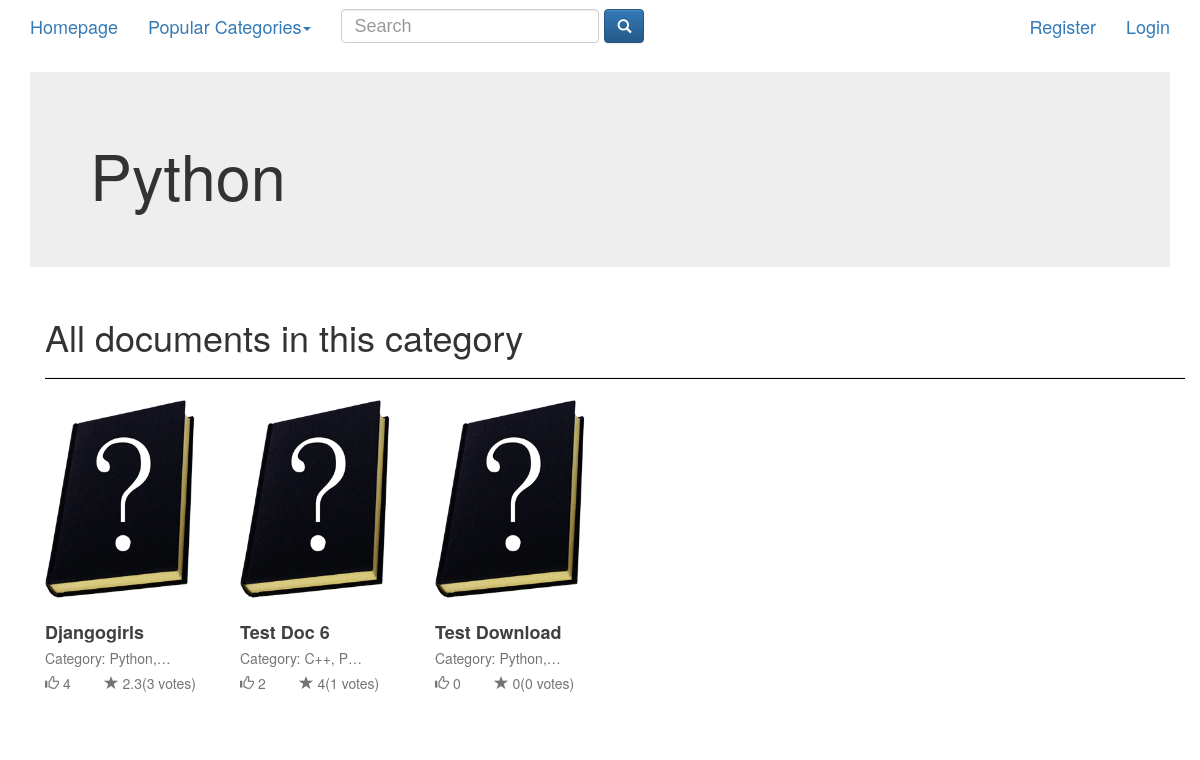
Before: /categories/detail/3 with the older database file.
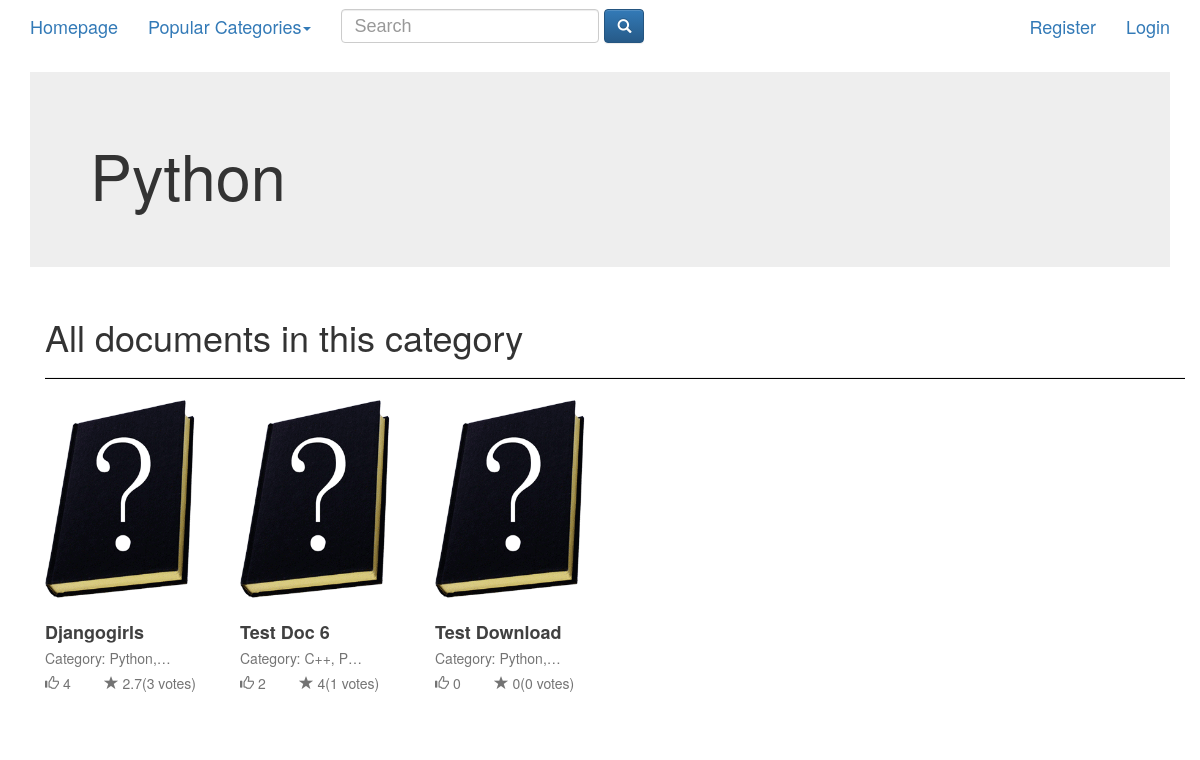
After: the same page with the newer database file.
### document/models.py (models this page shows, shortened)
class Document(models.Model):
    title = models.CharField(max_length=200, unique=True)
    topic = models.ManyToManyField(Category, )
    level = models.ManyToManyField(Level)
    author = models.CharField(max_length=50, blank=True, null=True)
    submit_date = models.DateField(auto_now_add=True)
    edited_date = models.DateField(auto_now=True)
    link = models.URLField(null=True, blank=True)
    file = models.FileField(null=True, blank=True, upload_to='document_files',
                            validators=[validate_file_extension])
    image = models.ImageField(upload_to='document_images', default='/document_images/question_mark.jpg')
    review = models.TextField()
    number_of_likes = models.PositiveIntegerField(default=0)
    number_of_views = models.PositiveIntegerField(default=0)
    posted_user = models.ForeignKey(User)
    approve = models.BooleanField(default=False)
    liked_by = models.ManyToManyField(User, blank=True, related_name='liked_documents')
    rating = models.FloatField(default=0)
    def __str__(self):
        return self.title

### category/views.py (the view)
# urls.py: url(r'^detail/(?P<pk>\d+)$', views.category_detail, name='category_detail'),
@page_template('category/list_documents_in_category.html')
def category_detail(request, pk, template='category/category_detail.html', extra_context=None):
    context = {
        'category': Category.objects.get(pk=pk),
        'documents': Document.objects.filter(topic__pk=pk)
    }
    if extra_context is not None:
        context.update(extra_context)
    return render(request, template, context)

### category/models.py (called while the page is built)
    def __str__(self):
        return self.name

### category/templatetags/category_template_tags.py (called while the page is built)
@register.inclusion_tag('category/popular_categories.html')
def get_popular_categories():
    return {'categories': Category.objects.annotate(num_docs=Count('document')).order_by('-num_docs')[:5]}

### category/templates/category/category_detail.html
{% extends 'base.html' %}
{% load staticfiles %}
{% load document_template_tags %}
{% block content %}
    <div class="jumbotron center-in-jumbotron" style="margin-top: 20px;">
        <h1>{{ category|title }}</h1>
    </div>
    <div class="endless_page_template container">
        {% include 'category/list_documents_in_category.html' %}
    </div>
    <br/><br/>
{% endblock %}

### document/templates/document/document.html
<div class="col-md-2">
    <div class="card" onclick="location.href='{% url 'document_detail' doc.id %}'">
        <figure class="thumb" style="display: inline-block">
            <div class="cover">
                <img src="{{ doc.image.url }}"/>
            </div>
            <h2 class="overflow ellipsis">{{ doc|title }}</h2>
            <p class="author overflow ellipsis">
                Category:
                {% for topic in doc.topic.all %}
                    {{ topic }},
                {% endfor %}
            </p>
            <p class="author">
                <span class="glyphicon glyphicon-thumbs-up"></span> {{ doc.liked_by.count }} <span
                    class="glyphicon glyphicon-star"
                    style="margin-left: 30px"></span> {{ doc.rating|floatformat }}({{ doc.userratedocument_set.all.count }}
                votes) </p>
        </figure>
    </div>
</div>

Changed rows visible on the page:
changed Document "Djangogirls": rating "2.3" → "2.7"
